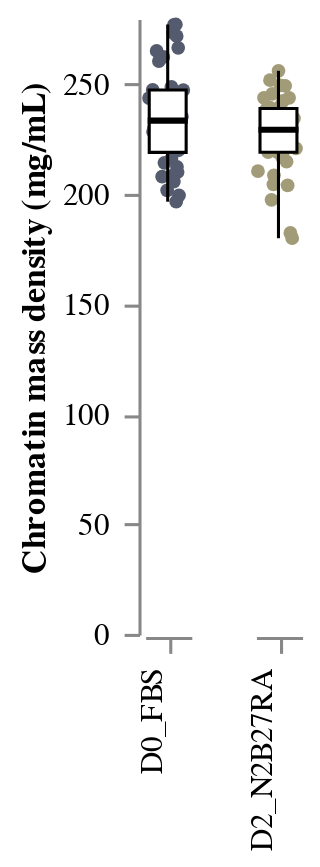

Write notebook code for a chart like this one.
### Code cell
STRIPBOX_DNAMassDensity_avg = stripbox(
    data = df_avg, 
    x = "Condition", 
    y = "Mass_density_DNA_mgml",
    y_title = "Chromatin mass density (mg/mL)",
    colour = "Condition"
)
STRIPBOX_DNAMassDensity_avg

### Figure 1 — Vega-Lite specification as saved in the notebook (floating-point values rounded to 4 significant figures; data arrays with more than 128 entries replaced by an {"elided": "..."} marker saying what was removed)
{"config": {"view": {"continuousWidth": 400, "continuousHeight": 300, "stroke": "transparent", "strokeWidth": 0.5}, "axis": {"grid": true, "labelPadding": 5, "ticks": true}, "facet": {"spacing": 18}, "header": {"labelOrient": "bottom", "title": null}}, "data": {"name": "data-193f9b890949a862c7e440c44b1d41a1"}, "facet": {"column": {"type": "nominal", "field": "Condition", "header": {"labelAlign": "right", "labelAngle": -90, "labelOrient": "bottom", "labelPadding": 5, "titleOrient": "top"}}}, "spec": {"layer": [{"mark": {"type": "circle", "opacity": 1, "size": 20}, "encoding": {"color": {"type": "nominal", "field": "Condition", "legend": null, "scale": {"scheme": "cividis"}}, "x": {"type": "quantitative", "axis": {"grid": false, "labels": false, "ticks": true, "values": [0]}, "field": "jitter", "title": null}, "y": {"type": "quantitative", "axis": {"grid": false, "labels": true, "ticks": true}, "field": "Mass_density_DNA_mgml", "title": "Chromatin mass density (mg/mL)"}}, "height": 200, "transform": [{"calculate": "(sqrt(-2 * log(random() / 2)) * cos(2 * PI * random() / 2))", "as": "jitter"}], "width": 15}, {"mark": {"type": "boxplot", "extent": "min-max", "size": 12}, "encoding": {"color": {"value": "white"}, "opacity": {"value": 1}, "stroke": {"value": "black"}, "y": {"type": "quantitative", "field": "Mass_density_DNA_mgml", "title": "Chromatin mass density (mg/mL)"}}, "height": 200, "width": 30}]}, "$schema": "https://vega.github.io/schema/vega-lite/v4.8.1.json", "datasets": {"data-193f9b890949a862c7e440c44b1d41a1": {"elided": "130 records"}}}
